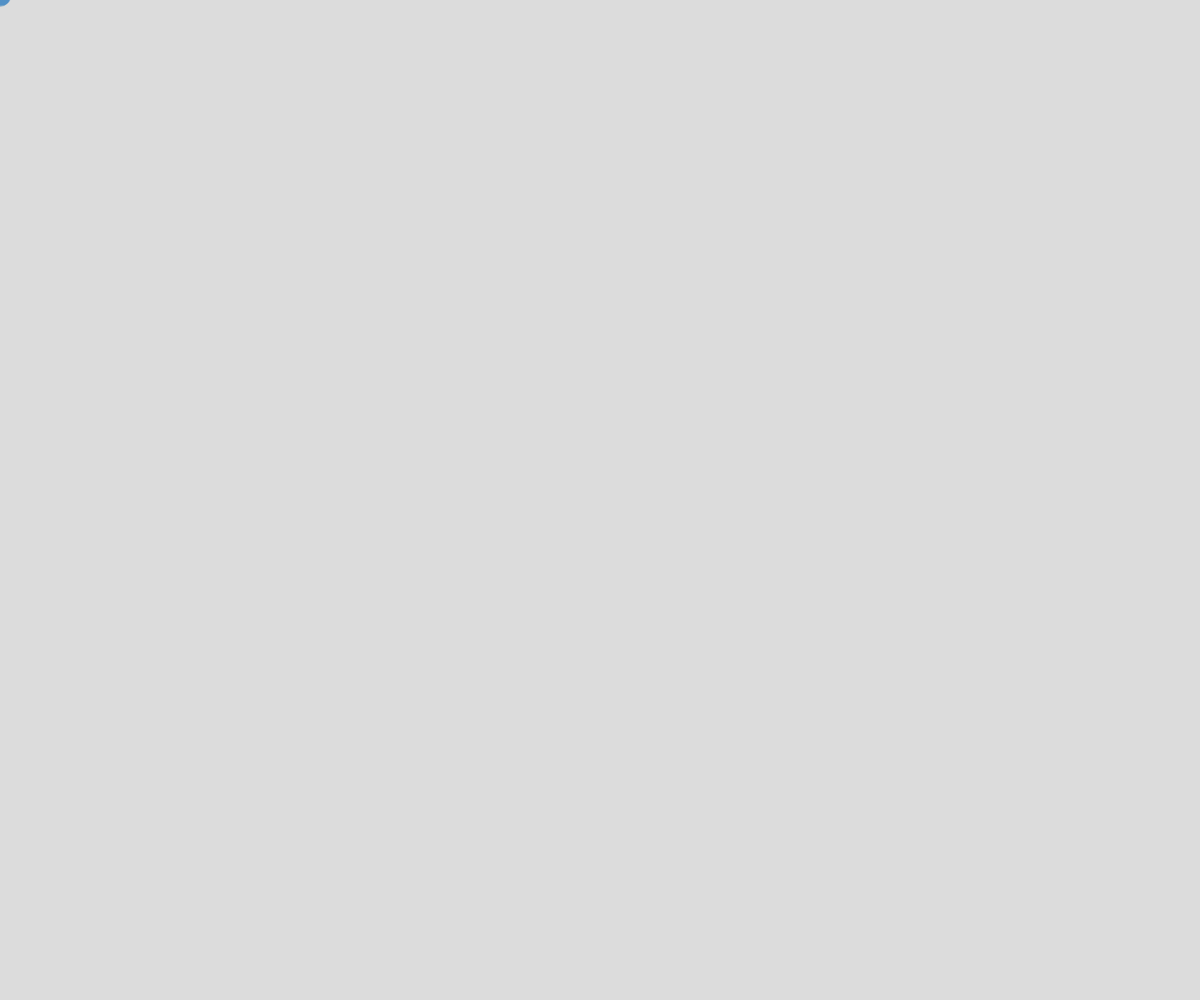
Frame 1 (no input)
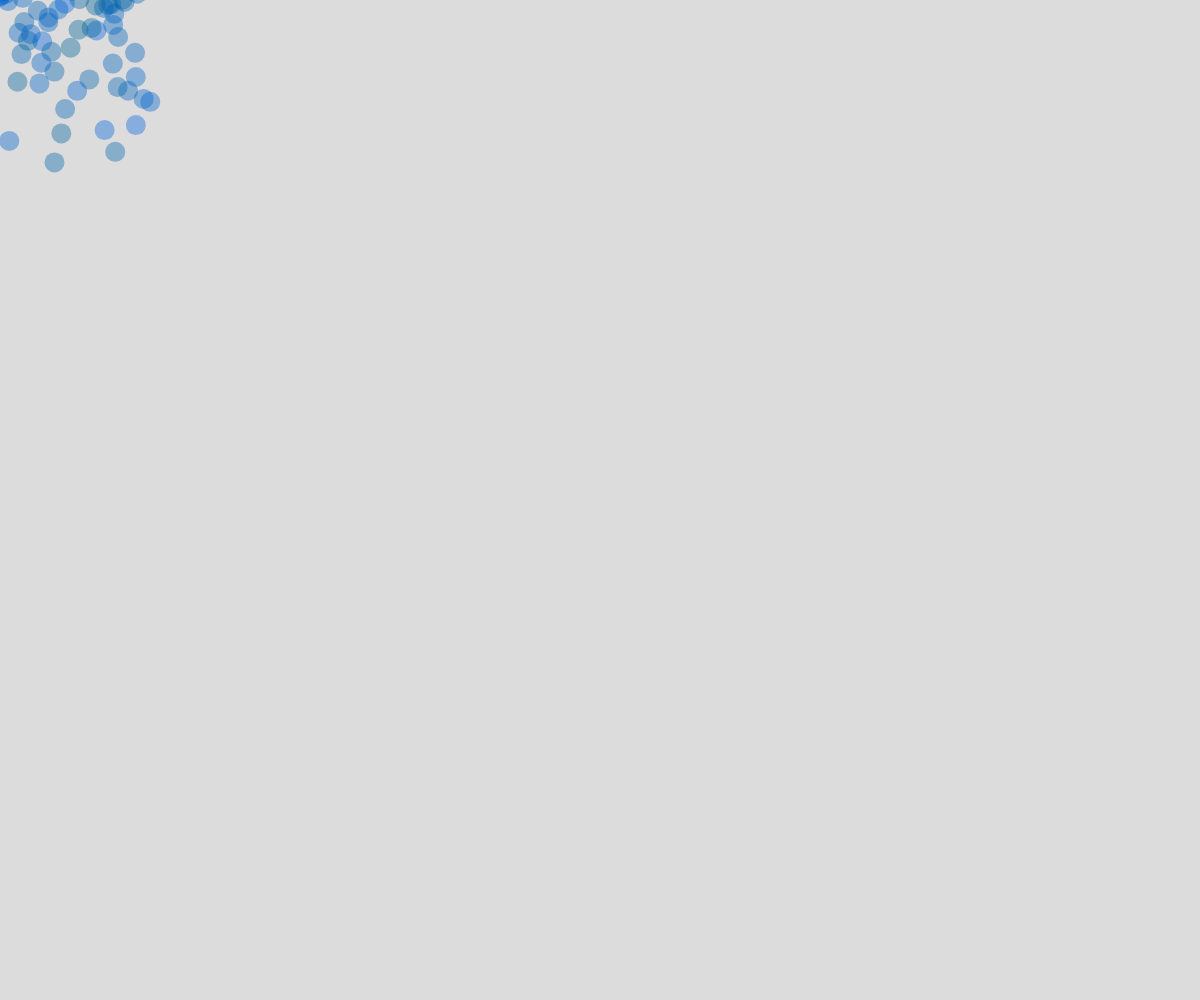
Frame 60 (no input)
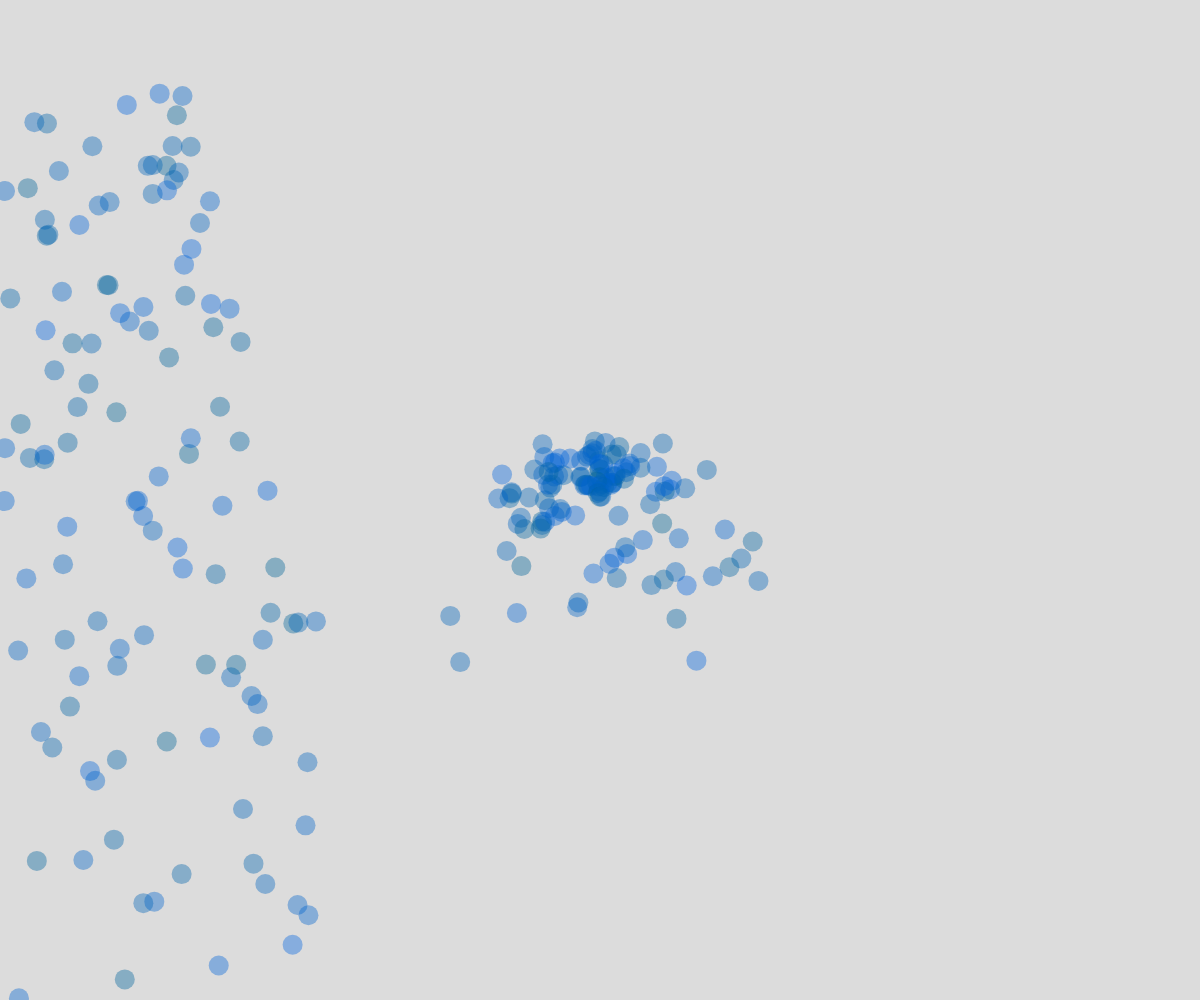
Frame 120 (the mouse pressed at the canvas centre since frame 60)

The p5.js sketch that drew these frames (run headless with seeded random() and noise() and a simulated clock; from frame 60 on, the mouse is pressed at the canvas centre):

// p5.js sketch
// ── sketch.js
// Working with Forces  
// Mr. Scott
// April 22, 2024
//
// Making a simple particle system (using vectors)

let particles = [];
let gravity;

function setup() {
  createCanvas(windowWidth, windowHeight);
  gravity = createVector(0, 0.2);
}

function mousePressed() {
  // particles.push(new Particle(mouseX, mouseY));
}

function draw() {
  background(220);
  for (let i = 0; i < 2; i++) {
    particles.push(new Particle(mouseX, mouseY));
  }
  //loop by index
  for (let i = 0; i < particles.length; i++) {
    let p = particles[i];
    p.move();
    p.display();
    //check for removal?
    if(p.alive===false){   //time to delete at position i
      particles.splice(i,1);
      i--; //backtrack i so as not to skip any items
    }

  }
}

class Particle {
  constructor(x, y) {
    this.position = createVector(x, y); this.size = 20;
    this.velocity = createVector(random(-3, 3), random(-5, -3));
    this.c = color(0, 100, random(150, 225), 100);
    this.alive = true;
  }

  move() {
    //Apply force first (in this case, add gravity to velocity)
    this.velocity.add(gravity);
    //also there could be other forces (wind, friction, )

    //apply our velocity to our position
    this.position.add(this.velocity);
    if(this.position.y > height){
      //gone off the bottom
      this.alive = false;  //marking for deletion
    }
    if(this.position.x < 0){ //reached the left edge
      this.position.x = 0;
      this.velocity.x *= -1;
    }
  }

  display() {
    //draw our sprite
    fill(this.c); noStroke();
    push();
    translate(this.position.x, this.position.y);
    circle(0, 0, this.size);
    pop();
  }

}
